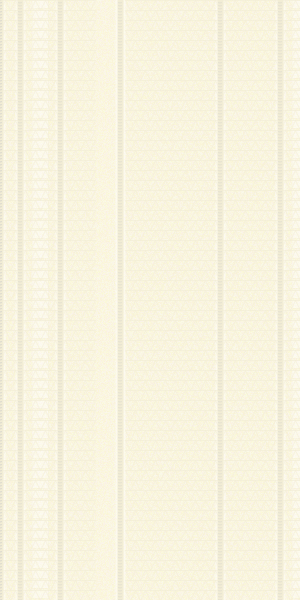
Frame 1 (no input)
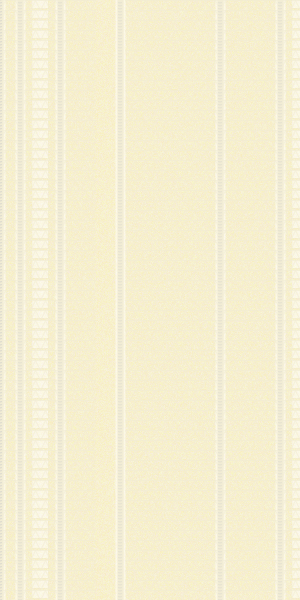
Frame 2 (the mouse pressed at the canvas centre, redrawn once)

The Processing sketch that drew these frames (run headless with seeded random() and noise(); the mouse was pressed at the canvas centre and the sketch redrawn once):

// Processing sketch: processing_24279
// ── processing_24279.pde

//import processing.pdf.*;

void setup()
{
  size(300,600);
  background(255);
  noLoop();
  //beginRecord(PDF, "Wall4.pdf"); 
}

void draw()
{
  wall();
  curves();
  //endRecord();
}

void wall()
{
  for(int x = 0, y = 0; y <= height; x = x + 1)
  {
    color c = color(242,random(220,240),random(150,200),140);
    stroke(c);
    point(x,y);
    if(x == width)
    {
      y = y + 1;
      x = 0;
    }
  }
}

int r2 = 340;

void curves()
{    
  for(int x = 0; x <= 4; x = x + 1)
  {
    stroke(255,100);
    strokeWeight(10);
      
    line(0,0,0,height);
    line(20,0,20,height);
    line(-20,0,-20,height);
      
    line(60,0,60,height);
    line(-60,0,-60,height);
      
    line(120,0,120,height);
    line(-120,0,-120,height);
      
    stroke(242,237,213);
    strokeWeight(6);
      
    line(0,0,0,height);
    line(20,0,20,height);
    line(-20,0,-20,height);
      
    line(60,0,60,height);
    line(-60,0,-60,height);
      
    line(120,0,120,height);
    line(-120,0,-120,height);
    
    for(int b = 0; b < height; b = b + 10)
    {
      stroke(242,237,213,50);
      strokeWeight(1);
      fill(255,100);
      rect(32,b,16,8);
      
      stroke(242,237,213,50);
      fill(255,100);
      rect(-48,b,16,8);
    }
    
    for(int d = 0, e = 0; d < height; e = e + 10)
    {    
      stroke(242,237,213,160);
      strokeWeight(1);
      noFill();
      triangle(-215 + e, d, -205 + e, d, -210 + e, d + 10);
      if(e == width)
      {
        d = d + 10;
        e = -10;
      }
    }
    
    for(int f = -3, g = 0; f <= height; f = f + 3)
    {
      stroke(200,80);
      strokeWeight(1);
      noFill();
      arc(g, f, 6, 6, 1, PI-1);
      arc(0 - g, f, 6, 6, 1, PI-1);
      
      if(f >= 597 && g == 0)
      {
        f = -3;
        g = g + 20;
      }
      else if(f >= 597 && g == 20)
      {
        f = -3;
        g = g + 40;
      }
      else if(f >= 597 && g == 60)
      {
        f = -3;
        g = g + 60;
      }
    }
    
    translate(r2, 0);
  }
}
